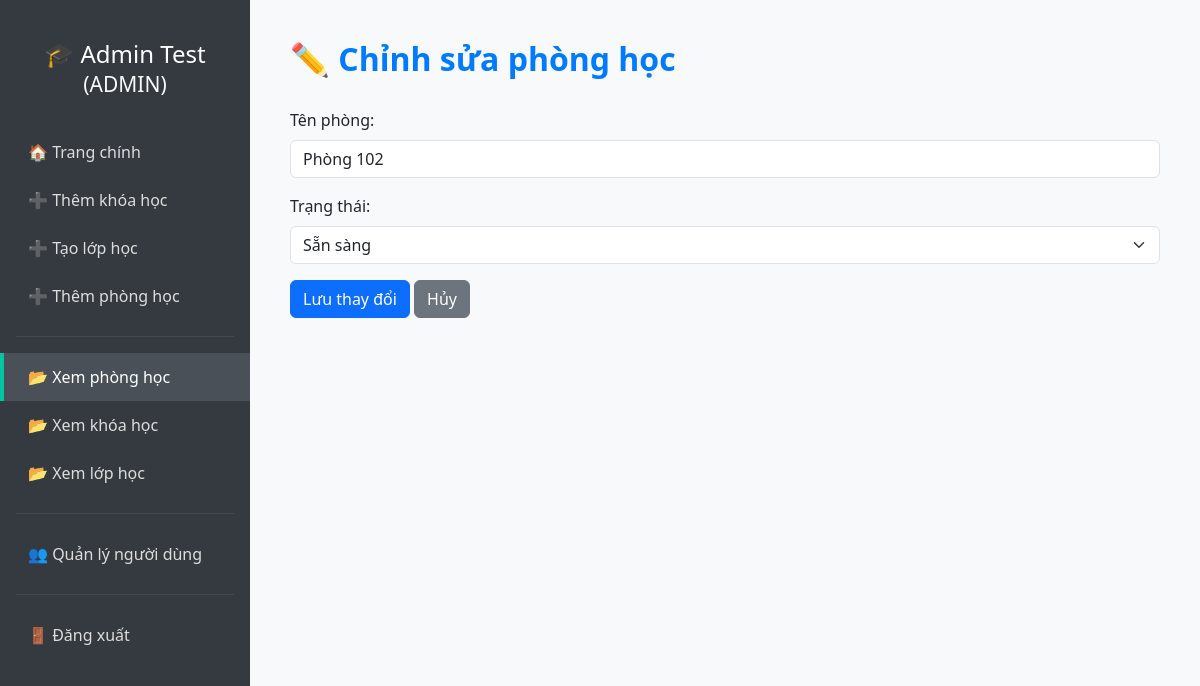
/edit-room/2 (signed in), run on an earlier commit of the app's database.
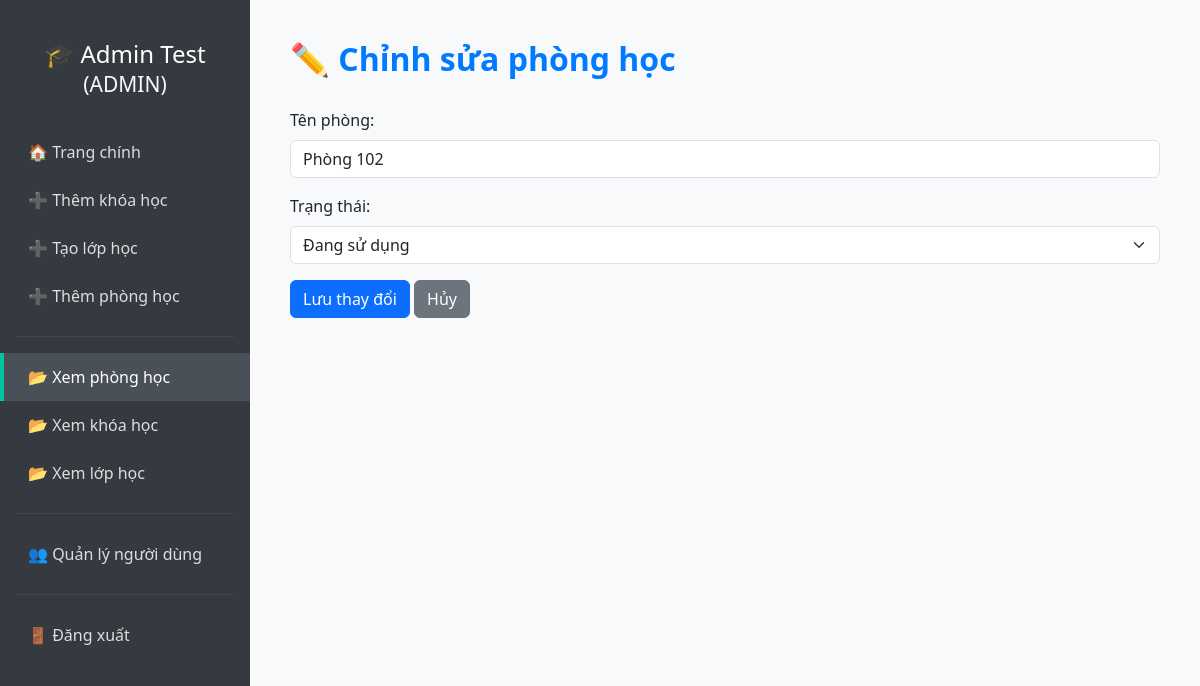
And on a later commit of the database.
### tables this page shows
CREATE TABLE rooms (
            id INTEGER PRIMARY KEY AUTOINCREMENT,
            name TEXT NOT NULL UNIQUE,
            status TEXT NOT NULL CHECK (status IN ('available', 'occupied', 'maintenance'))
        );

### app.py (the view)
@app.route('/edit-room/<int:room_id>', methods=['POST', 'GET'])
@login_required
def edit_room(room_id):
    if current_user.role != 'admin':
        return "Không có quyền truy cập", 403
    conn = sqlite3.connect('database.db')
    cursor = conn.cursor()
    if request.method == 'POST':
        name = request.form['name']
        status = request.form['status']
        cursor.execute('UPDATE rooms SET name = ?, status = ? WHERE id = ?', (name, status, room_id))
        conn.commit()
        conn.close()
        flash("Đã cập nhật phòng học thành công!", "success")
        return redirect(url_for('view_rooms'))
    else:
        cursor.execute("SELECT * FROM rooms WHERE id = ?", (room_id,))
        room = cursor.fetchone()
        conn.close()
        if room:
            return render_template('admin/edit_room.html', room=room, user=current_user)
        else:
            flash("Phòng học không tồn tại!", "danger")
            return redirect(url_for('view_rooms'))

### app.py (called while the page is built)
@login_manager.user_loader
def load_user(user_id):
    conn = sqlite3.connect('database.db')
    cursor = conn.cursor()
    cursor.execute("SELECT id, full_name, email, role FROM users WHERE id = ?", (user_id,))
    row = cursor.fetchone()
    conn.close()
    if row:
        return User(*row)
    return None

### templates/admin/edit_room.html (shortened to what this page needs)
<!DOCTYPE html>
<html lang="vi">
<head>
  <link href="https://cdn.jsdelivr.net/npm/bootstrap@5.3.0/dist/css/bootstrap.min.css" rel="stylesheet">
</head>
<body>
<div class="sidebar">
  <h4>🎓 {{ user.full_name }}<br><small class="text-light">({{ user.role|upper }})</small></h4>
  <a href="/dashboard">🏠 Trang chính</a>
  <a href="{{ url_for('add_course') }}">➕ Thêm khóa học</a>
  <a href="{{ url_for('add_class') }}">➕ Tạo lớp học</a>
  <a href="{{ url_for('add_room') }}">➕ Thêm phòng học</a>
  <hr class="text-secondary mx-3">
  <a href="{{ url_for('view_rooms') }}" class="active">📂 Xem phòng học</a>
  <a href="{{ url_for('view_courses') }}">📂 Xem khóa học</a>
  <a href="{{ url_for('view_classes') }}">📂 Xem lớp học</a>
  <hr class="text-secondary mx-3">
  <a href="{{ url_for('view_users') }}">👥 Quản lý người dùng</a>
  <hr class="text-secondary mx-3">
  <a href="{{ url_for('logout') }}" class="logout-link">🚪 Đăng xuất</a>
</div>
<div class="main-content">
  <h2>✏️ Chỉnh sửa phòng học</h2>
  <form method="POST">
    <div class="mb-3">
      <label for="name" class="form-label">Tên phòng:</label>
      <input type="text" class="form-control" id="name" name="name" value="{{ room[1] }}" required>
    </div>
    <div class="mb-3">
      <label for="status" class="form-label">Trạng thái:</label>
      <select class="form-select" name="status" id="status" required>
        <option value="available" {% if room[2] == 'available' %}selected{% endif %}>Sẵn sàng</option>
        <option value="occupied" {% if room[2] == 'occupied' %}selected{% endif %}>Đang sử dụng</option>
      </select>
    </div>
    <button type="submit" class="btn btn-primary">Lưu thay đổi</button>
    <a href="{{ url_for('view_rooms') }}" class="btn btn-secondary">Hủy</a>
  </form>
</div>
</body>
</html>

What changed in the data, as far as the page shows it:
changed rooms "Phòng 102": status "Sẵn sàng" → "Đang sử dụng"
